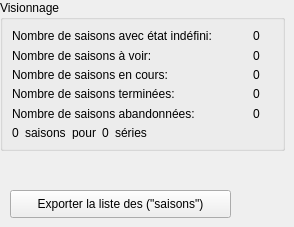
      <widget class="QWidget" name="tab_6">
       <attribute name="title">
        <string>Statistiques</string>
       </attribute>
       <widget class="QGroupBox" name="groupBox_4">
        <property name="geometry">
         <rect>
          <x>0</x>
          <y>0</y>
          <width>285</width>
          <height>151</height>
         </rect>
        </property>
        <property name="title">
         <string>Visionnage</string>
        </property>
        <layout class="QGridLayout" name="gridLayout_10">
         <item row="0" column="0">
          <layout class="QGridLayout" name="gridLayout_8">
           <item row="0" column="2">
            <widget class="QLabel" name="label_51">
             <property name="layoutDirection">
              <enum>Qt::LeftToRight</enum>
             </property>
             <property name="text">
              <string>0</string>
             </property>
            </widget>
           </item>
           <item row="0" column="1">
            <spacer name="horizontalSpacer_8">
             <property name="orientation">
              <enum>Qt::Horizontal</enum>
             </property>
             <property name="sizeHint" stdset="0">
              <size>
               <width>40</width>
               <height>20</height>
              </size>
             </property>
            </spacer>
           </item>
           <item row="0" column="0">
            <widget class="QLabel" name="label_50">
             <property name="text">
              <string>Nombre de saisons avec état indéfini:</string>
             </property>
            </widget>
           </item>
           <item row="0" column="3">
            <widget class="QLabel" name="label_59">
             <property name="text">
              <string/>
             </property>
             <property name="pixmap">
              <pixmap>icons/help-about.ico</pixmap>
             </property>
            </widget>
           </item>
          </layout>
         </item>
         <item row="2" column="0">
          <layout class="QGridLayout" name="gridLayout_6">
           <item row="0" column="2">
            <widget class="QLabel" name="label_45">
             <property name="text">
              <string>0</string>
             </property>
            </widget>
           </item>
           <item row="0" column="0">
            <widget class="QLabel" name="label_41">
             <property name="text">
              <string>Nombre de saisons en cours:</string>
             </property>
            </widget>
           </item>
           <item row="0" column="1">
            <spacer name="horizontalSpacer_9">
             <property name="orientation">
              <enum>Qt::Horizontal</enum>
             </property>
             <property name="sizeHint" stdset="0">
              <size>
               <width>40</width>
               <height>20</height>
              </size>
             </property>
            </spacer>
           </item>
           <item row="0" column="3">
            <widget class="QLabel" name="label_60">
             <property name="text">
              <string/>
             </property>
             <property name="pixmap">
              <pixmap>icons/media-playback-start-3.ico</pixmap>
             </property>
            </widget>
           </item>
          </layout>
         </item>
         <item row="5" column="0">
          <layout class="QGridLayout" name="gridLayout_11">
           <item row="0" column="3">
            <widget class="QLabel" name="label_67">
             <property name="text">
              <string>0</string>
             </property>
            </widget>
           </item>
           <item row="0" column="1">
            <widget class="QLabel" name="label_66">
             <property name="text">
              <string>saisons</string>
             </property>
            </widget>
           </item>
           <item row="0" column="2">
            <widget class="QLabel" name="label_65">
             <property name="text">
              <string>pour</string>
             </property>
            </widget>
           </item>
           <item row="0" column="0">
            <widget class="QLabel" name="label_64">
             <property name="text">
              <string>0</string>
             </property>
            </widget>
           </item>
           <item row="0" column="4">
            <widget class="QLabel" name="label_68">
             <property name="text">
              <string>séries</string>
             </property>
            </widget>
           </item>
           <item row="0" column="5">
            <spacer name="horizontalSpacer_12">
             <property name="orientation">
              <enum>Qt::Horizontal</enum>
             </property>
             <property name="sizeHint" stdset="0">
              <size>
               <width>40</width>
               <height>20</height>
              </size>
             </property>
            </spacer>
           </item>
          </layout>
         </item>
         <item row="1" column="0">
          <layout class="QGridLayout" name="gridLayout_7">
           <item row="0" column="0">
            <widget class="QLabel" name="label_43">
             <property name="text">
              <string>Nombre de saisons à voir:</string>
             </property>
            </widget>
           </item>
           <item row="0" column="2">
            <widget class="QLabel" name="label_46">
             <property name="text">
              <string>0</string>
             </property>
            </widget>
           </item>
           <item row="0" column="1">
            <spacer name="horizontalSpacer_7">
             <property name="orientation">
              <enum>Qt::Horizontal</enum>
             </property>
             <property name="sizeHint" stdset="0">
              <size>
               <width>40</width>
               <height>20</height>
              </size>
             </property>
            </spacer>
           </item>
           <item row="0" column="3">
            <widget class="QLabel" name="label_62">
             <property name="text">
              <string/>
             </property>
             <property name="pixmap">
              <pixmap>icons/appointment-soon.ico</pixmap>
             </property>
            </widget>
           </item>
          </layout>
         </item>
         <item row="3" column="0">
          <layout class="QGridLayout" name="gridLayout_5">
           <item row="0" column="0">
            <widget class="QLabel" name="label_42">
             <property name="text">
              <string>Nombre de saisons terminées:</string>
             </property>
            </widget>
           </item>
           <item row="0" column="2">
            <widget class="QLabel" name="label_44">
             <property name="text">
              <string>0</string>
             </property>
            </widget>
           </item>
           <item row="0" column="1">
            <spacer name="horizontalSpacer_10">
             <property name="orientation">
              <enum>Qt::Horizontal</enum>
             </property>
             <property name="sizeHint" stdset="0">
              <size>
               <width>40</width>
               <height>20</height>
              </size>
             </property>
            </spacer>
           </item>
           <item row="0" column="3">
            <widget class="QLabel" name="label_61">
             <property name="text">
              <string/>
             </property>
             <property name="pixmap">
              <pixmap>icons/tick.ico</pixmap>
             </property>
            </widget>
           </item>
          </layout>
         </item>
         <item row="4" column="0">
          <layout class="QGridLayout" name="gridLayout_9">
           <item row="0" column="1">
            <spacer name="horizontalSpacer_11">
             <property name="orientation">
              <enum>Qt::Horizontal</enum>
             </property>
             <property name="sizeHint" stdset="0">
              <size>
               <width>40</width>
               <height>20</height>
              </size>
             </property>
            </spacer>
           </item>
           <item row="0" column="0">
            <widget class="QLabel" name="label_47">
             <property name="text">
              <string>Nombre de saisons abandonnées:</string>
             </property>
            </widget>
           </item>
           <item row="0" column="3">
            <widget class="QLabel" name="label_48">
             <property name="text">
              <string>0</string>
             </property>
            </widget>
           </item>
           <item row="0" column="4">
            <widget class="QLabel" name="label_63">
             <property name="text">
              <string/>
             </property>
             <property name="pixmap">
              <pixmap>icons/edit-delete-5.ico</pixmap>
             </property>
            </widget>
           </item>
          </layout>
         </item>
        </layout>
       </widget>
       <widget class="QPushButton" name="pushButton_15">
        <property name="geometry">
         <rect>
          <x>10</x>
          <y>190</y>
          <width>221</width>
          <height>28</height>
         </rect>
        </property>
        <property name="text">
         <string>Exporter la liste des (&quot;saisons&quot;)</string>
        </property>
       </widget>
      </widget>
